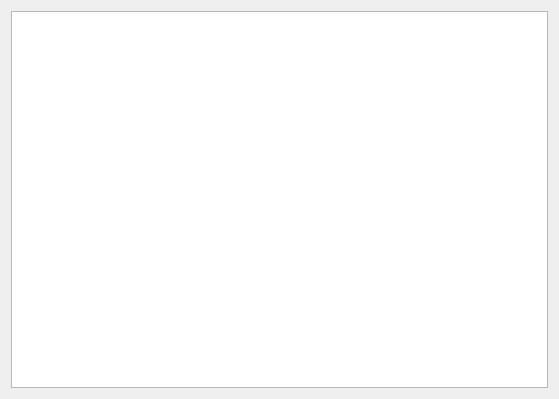
<?xml version="1.0" encoding="UTF-8"?>
<ui version="4.0">
 <class>Graphics</class>
 <widget class="QDialog" name="Graphics">
  <property name="geometry">
   <rect>
    <x>0</x>
    <y>0</y>
    <width>559</width>
    <height>399</height>
   </rect>
  </property>
  <property name="windowTitle">
   <string>Dialog</string>
  </property>
  <layout class="QHBoxLayout" name="horizontalLayout">
   <item>
    <widget class="QGraphicsView" name="graphicsView"/>
   </item>
  </layout>
 </widget>
 <resources/>
 <connections/>
</ui>
